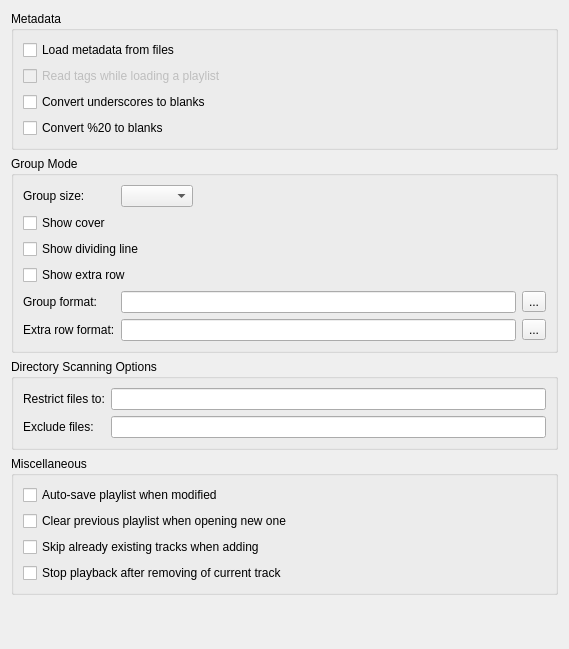
          <widget class="QWidget" name="scrollAreaWidgetContents">
           <property name="geometry">
            <rect>
             <x>0</x>
             <y>-36</y>
             <width>569</width>
             <height>649</height>
            </rect>
           </property>
           <layout class="QVBoxLayout" name="verticalLayout_9">
            <item>
             <widget class="QGroupBox" name="groupBox_3">
              <property name="title">
               <string>Metadata</string>
              </property>
              <layout class="QVBoxLayout" name="verticalLayout">
               <item>
                <widget class="QCheckBox" name="metaDataCheckBox">
                 <property name="text">
                  <string>Load metadata from files</string>
                 </property>
                </widget>
               </item>
               <item>
                <widget class="QCheckBox" name="plMetaDataCheckBox">
                 <property name="enabled">
                  <bool>false</bool>
                 </property>
                 <property name="text">
                  <string>Read tags while loading a playlist</string>
                 </property>
                </widget>
               </item>
               <item>
                <widget class="QCheckBox" name="underscoresCheckBox">
                 <property name="text">
                  <string>Convert underscores to blanks</string>
                 </property>
                </widget>
               </item>
               <item>
                <widget class="QCheckBox" name="per20CheckBox">
                 <property name="text">
                  <string>Convert %20 to blanks</string>
                 </property>
                </widget>
               </item>
              </layout>
             </widget>
            </item>
            <item>
             <widget class="QGroupBox" name="groupBox_12">
              <property name="title">
               <string>Group Mode</string>
              </property>
              <layout class="QFormLayout" name="formLayout_2">
               <property name="fieldGrowthPolicy">
                <enum>QFormLayout::ExpandingFieldsGrow</enum>
               </property>
               <item row="0" column="0">
                <widget class="QLabel" name="label_23">
                 <property name="text">
                  <string>Group size:</string>
                 </property>
                </widget>
               </item>
               <item row="0" column="1">
                <widget class="QComboBox" name="linesPerGroupComboBox">
                 <property name="sizePolicy">
                  <sizepolicy hsizetype="Preferred" vsizetype="Fixed">
                   <horstretch>0</horstretch>
                   <verstretch>0</verstretch>
                  </sizepolicy>
                 </property>
                </widget>
               </item>
               <item row="2" column="0" colspan="2">
                <widget class="QCheckBox" name="showDividingLineCheckBox">
                 <property name="text">
                  <string>Show dividing line</string>
                 </property>
                </widget>
               </item>
               <item row="4" column="0">
                <widget class="QLabel" name="label_3">
                 <property name="text">
                  <string>Group format:</string>
                 </property>
                </widget>
               </item>
               <item row="4" column="1">
                <layout class="QHBoxLayout" name="horizontalLayout_2">
                 <item>
                  <widget class="QLineEdit" name="groupLineEdit">
                   <property name="clearButtonEnabled">
                    <bool>true</bool>
                   </property>
                  </widget>
                 </item>
                 <item>
                  <widget class="QToolButton" name="groupButton">
                   <property name="text">
                    <string>...</string>
                   </property>
                  </widget>
                 </item>
                </layout>
               </item>
               <item row="5" column="0">
                <widget class="QLabel" name="extraRowFormatLabel">
                 <property name="text">
                  <string>Extra row format:</string>
                 </property>
                </widget>
               </item>
               <item row="5" column="1">
                <layout class="QHBoxLayout" name="horizontalLayout_3">
                 <item>
                  <widget class="QLineEdit" name="extraRowFormatLineEdit">
                   <property name="clearButtonEnabled">
                    <bool>true</bool>
                   </property>
                  </widget>
                 </item>
                 <item>
                  <widget class="QToolButton" name="extraRowFormatButton">
                   <property name="text">
                    <string>...</string>
                   </property>
                  </widget>
                 </item>
                </layout>
               </item>
               <item row="3" column="0" colspan="2">
                <widget class="QCheckBox" name="showExtraRowCheckBox">
                 <property name="text">
                  <string>Show extra row</string>
                 </property>
                </widget>
               </item>
               <item row="1" column="0" colspan="2">
                <widget class="QCheckBox" name="groupsShowCoverCheckBox">
                 <property name="text">
                  <string>Show cover</string>
                 </property>
                </widget>
               </item>
              </layout>
             </widget>
            </item>
            <item>
             <widget class="QGroupBox" name="groupBox_2">
              <property name="title">
               <string>Directory Scanning Options</string>
              </property>
              <layout class="QGridLayout" name="gridLayout_20">
               <item row="0" column="0">
                <widget class="QLabel" name="label">
                 <property name="text">
                  <string>Restrict files to:</string>
                 </property>
                </widget>
               </item>
               <item row="0" column="1">
                <widget class="QLineEdit" name="dirRestrictLineEdit">
                 <property name="toolTip">
                  <string>A list of file masks separated by comma.</string>
                 </property>
                 <property name="clearButtonEnabled">
                  <bool>true</bool>
                 </property>
                </widget>
               </item>
               <item row="1" column="0">
                <widget class="QLabel" name="label_2">
                 <property name="text">
                  <string>Exclude files:</string>
                 </property>
                </widget>
               </item>
               <item row="1" column="1">
                <widget class="QLineEdit" name="dirExcludeLineEdit">
                 <property name="toolTip">
                  <string>A list of file masks separated by comma.</string>
                 </property>
                 <property name="clearButtonEnabled">
                  <bool>true</bool>
                 </property>
                </widget>
               </item>
              </layout>
             </widget>
            </item>
            <item>
             <widget class="QGroupBox" name="groupBox_4">
              <property name="title">
               <string>Miscellaneous</string>
              </property>
              <layout class="QVBoxLayout" name="verticalLayout_4">
               <item>
                <widget class="QCheckBox" name="autoSavePlayListCheckBox">
                 <property name="text">
                  <string>Auto-save playlist when modified</string>
                 </property>
                </widget>
               </item>
               <item>
                <widget class="QCheckBox" name="clearPrevPLCheckBox">
                 <property name="text">
                  <string>Clear previous playlist when opening new one</string>
                 </property>
                </widget>
               </item>
               <item>
                <widget class="QCheckBox" name="skipExistingTracksCheckBox">
                 <property name="text">
                  <string>Skip already existing tracks when adding</string>
                 </property>
                </widget>
               </item>
               <item>
                <widget class="QCheckBox" name="stopAfterRemovingCheckBox">
                 <property name="text">
                  <string>Stop playback after removing of current track</string>
                 </property>
                </widget>
               </item>
              </layout>
             </widget>
            </item>
            <item>
             <spacer name="verticalSpacer">
              <property name="orientation">
               <enum>Qt::Vertical</enum>
              </property>
              <property name="sizeHint" stdset="0">
               <size>
                <width>20</width>
                <height>0</height>
               </size>
              </property>
             </spacer>
            </item>
           </layout>
          </widget>
